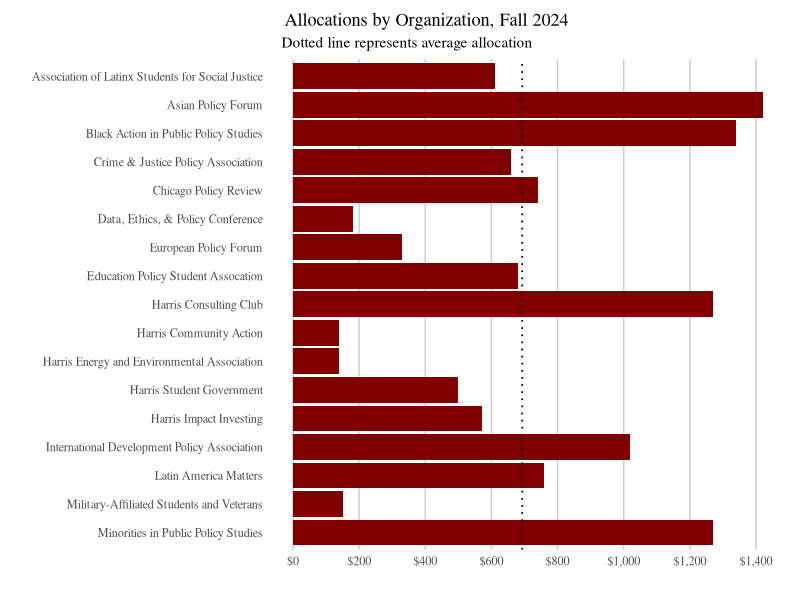
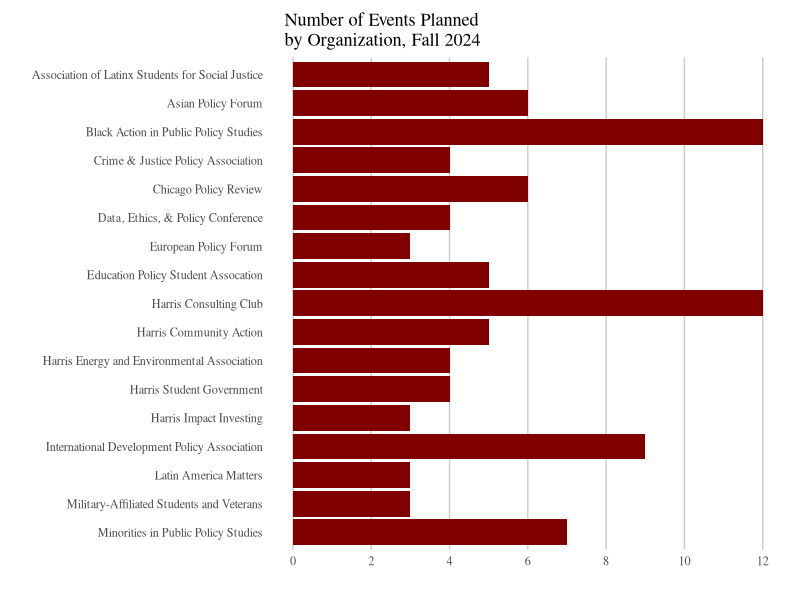
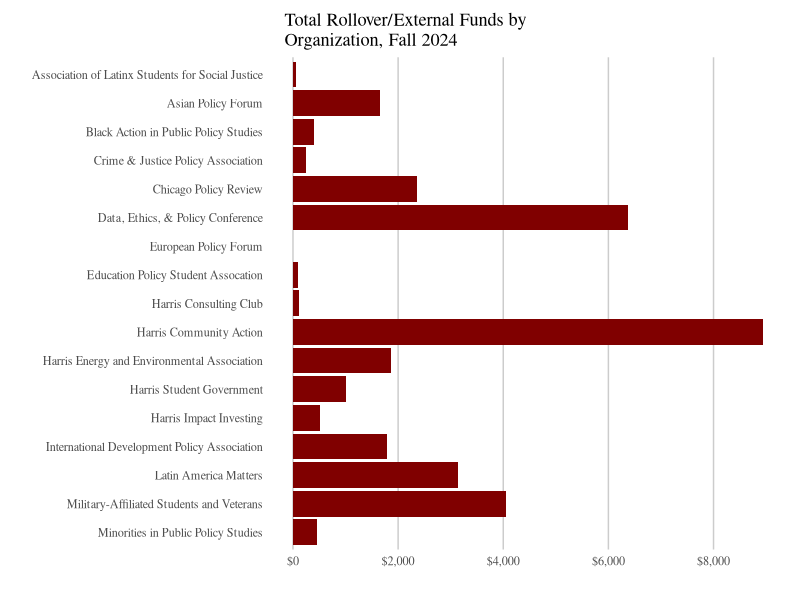
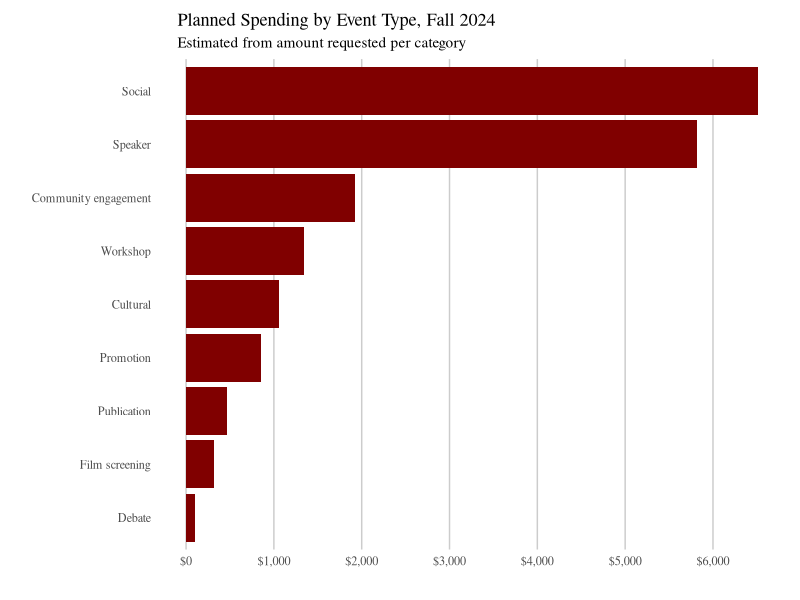
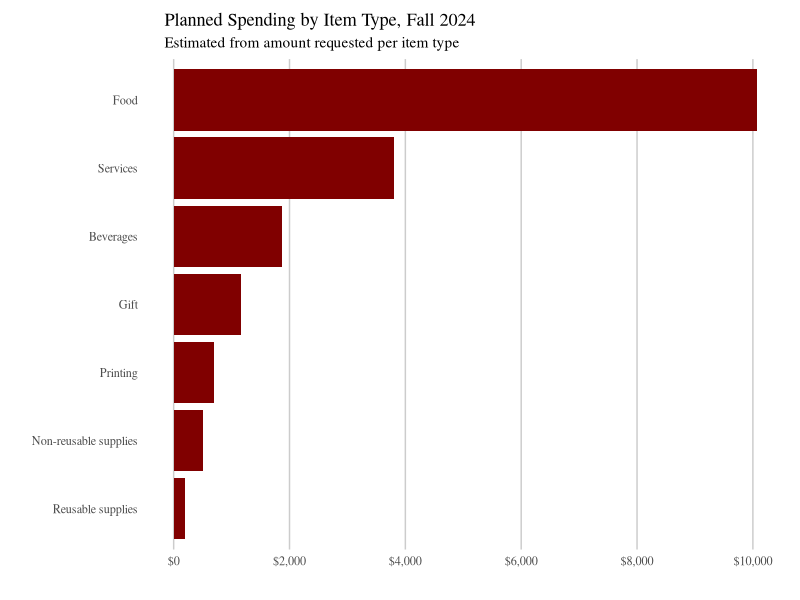

Write the R code that produced these figures, in order.
## ---- chunk 1
knitr::opts_chunk$set(echo = F, warning = F,message = F)
library(tidyverse)
## ---- chunk 2
df = read.csv("2024.csv")
hours = read.csv("hours.csv")

df <- df %>%
  group_by(org) %>%
  mutate(
    totalrequested=sum(amount),
    org=str_wrap(org,60)
  ) %>%
  ungroup() %>%
  mutate(
    org=factor(org,levels=rev(unique(org)),ordered=T)
  )

style <- function(p,dist=200,dollars=T) {
  p <- p  +
    xlab("") +
    ylab("") +
    coord_flip() +
    theme_classic(base_family = "serif") +
    theme(
      axis.line.y=element_blank(),
      axis.ticks.y=element_blank(),
      axis.line.x=element_blank(),
      axis.ticks.x=element_blank(),
      panel.grid.major.x=element_line(color="gray80"),
      plot.margin=unit(c(10,10,10,10), "pt")
    )
  
  if (dollars) {
    p <- p +
    scale_y_continuous(
      breaks = seq(0,50000,by=dist),
      labels = scales::dollar_format()
    )
  }

  return(p)
}
## ---- chunk 3
p <- df %>%
  group_by(org) %>%
  summarize(total=mean(totalreceived)) %>%
  ggplot(aes(org,total)) +
  geom_bar(stat="identity",show.legend=F,fill="#800000") +
  labs(
    title="   Allocations by Organization, Fall 2024",
    subtitle="   Dotted line represents average allocation"
  ) +
  geom_hline(
    yintercept=mean(summarize(group_by(df,org),m=mean(totalreceived,na.rm=T))[["m"]],na.rm=T),
    linetype="dotted",
    size=.6
  )

style(p)
## ---- chunk 4
p <- df %>%
  group_by(org) %>%
  summarize(total=mean(nevents)) %>%
  ggplot(aes(org,total)) +
  geom_bar(stat="identity",show.legend=F,fill="#800000") +
  labs(title="   Number of Events Planned\n   by Organization, Fall 2024")

style(p,dollars=F) +
  scale_y_continuous(breaks=seq(0,20,2))
## ---- chunk 5
p <- df %>%
  group_by(org) %>%
  summarize(rollover=mean(totalrollover)) %>%
  ggplot(aes(org,rollover)) +
  geom_bar(stat="identity",show.legend=F,fill="#800000") +
  labs(title="   Total Rollover/External Funds by\n   Organization, Fall 2024")
  
style(p,2000)
## ---- chunk 6
p <- df %>%
  group_by(org,category) %>%
  summarize(
    # scale the amount requested by total received + 20% of total rollover
    adjusted=sum(amount,na.rm=T)/mean(totalrequested,na.rm=T)*(max(totalreceived,na.rm=T)+.2*max(totalrollover,na.rm=T))
  ) %>%
  group_by(category) %>%
  summarize(adjusted=round(sum(adjusted,na.rm=T))) %>%
  filter(!is.na(adjusted),category!="") %>%
  mutate(
    category=fct_reorder(str_to_sentence(category), adjusted)
  ) %>%
  ggplot(aes(category,adjusted)) +
  geom_bar(stat="identity",show.legend=F,fill="#800000") +
  labs(title="    Planned Spending by Event Type, Fall 2024",
       subtitle="     Estimated from amount requested per category")

style(p,dist=1000)
## ---- chunk 7
p <- df %>%
  group_by(org,type) %>%
  summarize(
    # scale the amount requested by 
    adjusted=sum(amount,na.rm=T)/mean(totalrequested,na.rm=T)*(max(totalreceived,na.rm=T)+.2*max(totalrollover,na.rm=T))
  ) %>%
  group_by(type) %>%
  summarize(adjusted=round(sum(adjusted,na.rm=T))) %>%
  filter(!is.na(adjusted),type!="") %>%
  mutate(
    type=fct_reorder(str_to_sentence(type), adjusted)
  ) %>%
  ggplot(aes(type,adjusted)) +
  geom_bar(stat="identity",show.legend=F,fill="#800000") +
  labs(title="    Planned Spending by Item Type, Fall 2024",
       subtitle="     Estimated from amount requested per item type")

style(p,dist=2000)
